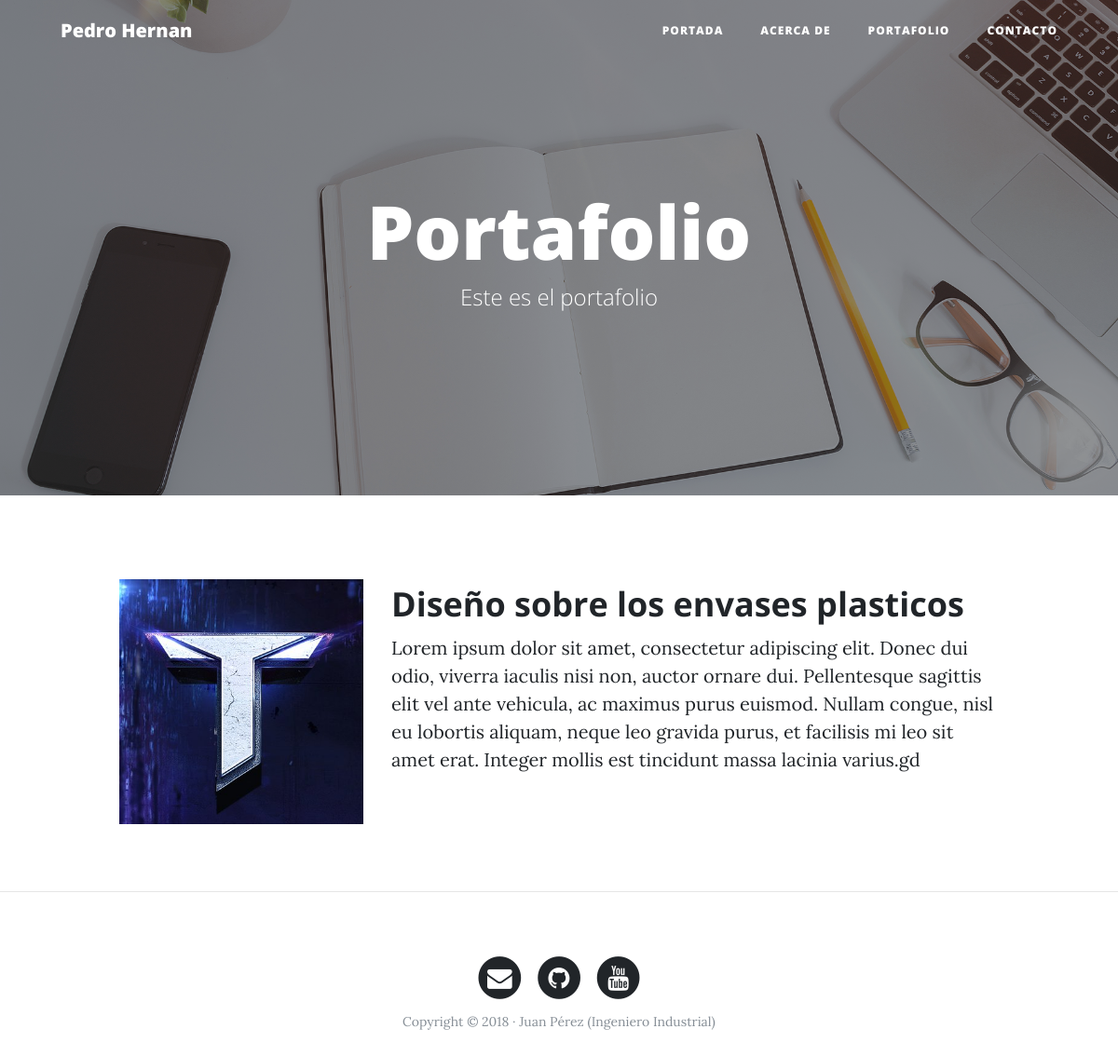
/portfolio/, run on an earlier commit of the app's database.
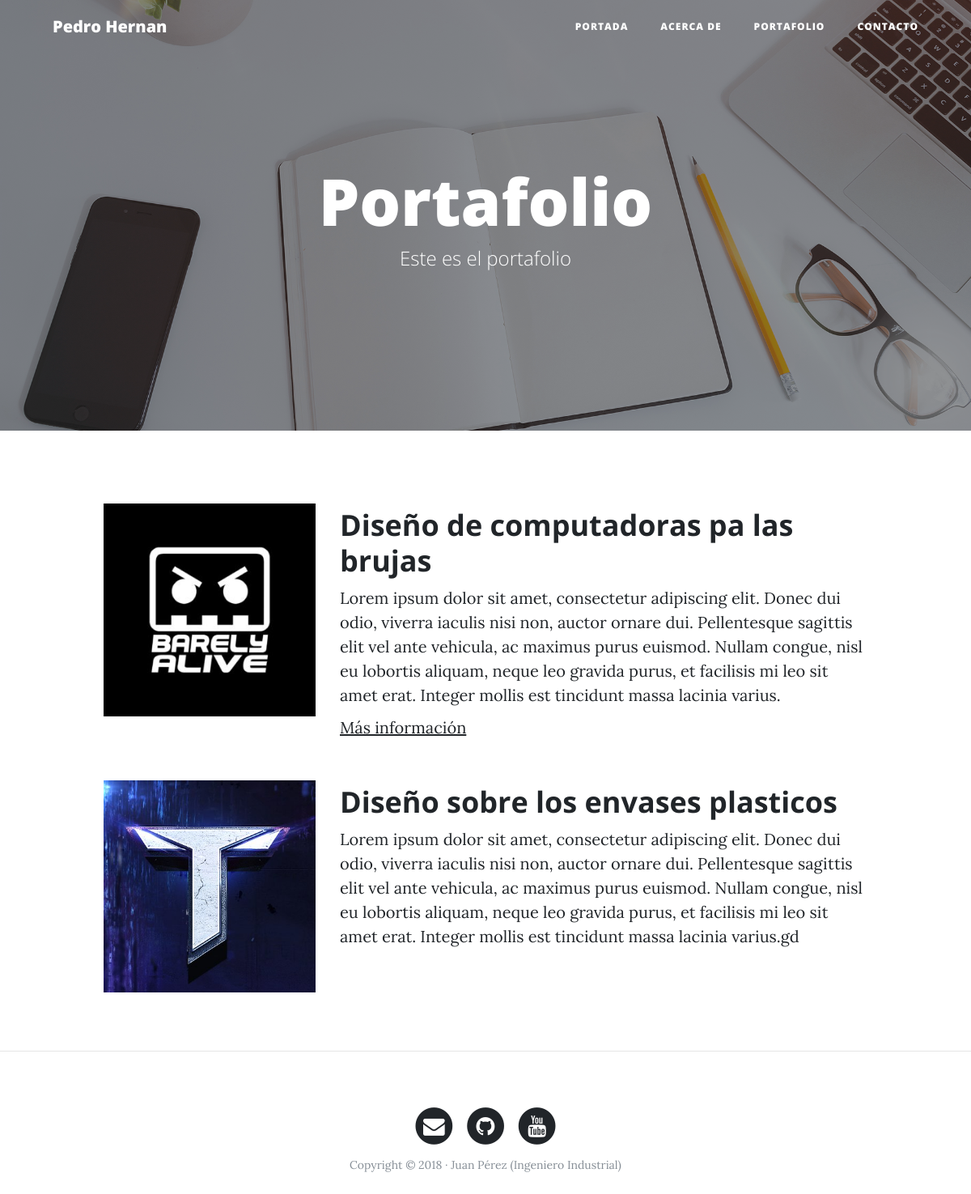
And on a later commit of the database.
### portfolio/models.py (models this page shows, shortened)
class Project(models.Model):
    title = models.CharField(max_length=200, verbose_name="Titulo")
    description = models.TextField(verbose_name="Descripcion")
    image = models.ImageField(verbose_name="Imagen", upload_to="projects")
    link = models.URLField(verbose_name="Direccion Web", null=True, blank=True)
    created = models.DateTimeField(auto_now_add=True, verbose_name="Fecha de creacion")
    updated = models.DateTimeField(auto_now=True, verbose_name="Fecha de edicion")
    class Meta:
        verbose_name = "proyecto"
        verbose_name_plural = "proyectos"
        ordering = ["-created"]

### portfolio/views.py (the view)
# urls.py: path('portfolio/', portfolio_views.portfolio, name="portfolio"),
def portfolio(request):
    projects = Project.objects.all()
    return render(request, "portfolio/portfolio.html", {'projects':projects})

### portfolio/templates/portfolio/portfolio.html (shortened to what this page needs)
{% extends 'core/base.html' %}
{% block background %}{% load static %}{%static 'core/img/portfolio-bg.jpg' %}{% endblock %}
{% block headers %}
<h1>Portafolio</h1>
<span class="subheading">Este es el portafolio</span>
{% endblock %}
{% block content %}
	{% for project in projects %}
	      <div class="row project">
	      	<div class="col-lg-3 col-md-4 offset-lg-1">
			      <img class="img-fluid" src="{{project.image.url}}" alt="">
	      	</div>
	        <div class="col-lg-7 col-md-8">
	      		<h2 class="section-heading title">{{project.title}}</h2>
	          <p>{{project.description}}</p>
			  {% if project.link %}
	          	<p><a href="{{project.link}}">Más información</a></p>
			  {% endif %}
	      	</div>
		</div>
	{% endfor %}
{% endblock %}

### core/templates/core/base.html (shortened to what this page needs)
<!DOCTYPE html>
<html lang="es">
  <head>
    {% load static %}
    <link href="{%static 'core/vendor/bootstrap/css/bootstrap.min.css' %}" rel="stylesheet">
    <link href="{%static 'core/vendor/font-awesome/css/font-awesome.min.css' %}" rel="stylesheet" type="text/css">
    <link href="{%static 'core/css/clean-blog.min.css' %}" rel="stylesheet">
  </head>
  <body>
    <nav class="navbar navbar-expand-lg navbar-light fixed-top" id="mainNav">
      <div class="container">
        <a class="navbar-brand" href="{% url 'home' %}">Pedro Hernan</a>
        <div class="collapse navbar-collapse" id="navbarResponsive">
          <ul class="navbar-nav ml-auto">
            <li class="nav-item">
              <a class="nav-link" href="{% url 'home' %}">Portada</a>
            </li>
            <li class="nav-item">
              <a class="nav-link" href="{% url 'about' %}">Acerca de</a>
            </li>
            <li class="nav-item">
              <a class="nav-link" href="{% url 'portfolio' %}">Portafolio</a>
            </li>
            <li class="nav-item">
              <a class="nav-link" href="{% url 'contact' %}">Contacto</a>
            </li>
          </ul>
        </div>
      </div>
    </nav>
    <header class="masthead" style="background-image: url('{% block background %}{% endblock %}')">
      <div class="overlay"></div>
      <div class="container">
        <div class="row">
          <div class="col-lg-8 col-md-10 mx-auto">
            <div class="site-heading">
                {% block headers %}{% endblock %}
            </div>
          </div>
        </div>
      </div>
    </header>
    <div class="container">
      <div class="row">
        {% block content %}{% endblock %}
      </div>
    </div>
    {% if request.path != "/" %}<hr>{% endif %}
    <footer>
      <div class="container">
        <div class="row">
          <div class="col-lg-8 col-md-10 mx-auto">
            <ul class="list-inline text-center">
              <li class="list-inline-item">
                <a href="#">
                  <span class="fa-stack fa-lg">
                    <i class="fa fa-circle fa-stack-2x"></i>
                    <i class="fa fa-envelope fa-stack-1x fa-inverse"></i>
                  </span>
                </a>
              </li>
              <li class="list-inline-item">
                <a href="#">
                  <span class="fa-stack fa-lg">
                    <i class="fa fa-circle fa-stack-2x"></i>
                    <i class="fa fa-github fa-stack-1x fa-inverse"></i>
                  </span>
                </a>
              </li>
              <li class="list-inline-item">
                <a href="#">
                  <span class="fa-stack fa-lg">
                    <i class="fa fa-circle fa-stack-2x"></i>
                    <i class="fa fa-youtube fa-stack-1x fa-inverse"></i>
                  </span>
                </a>
              </li>
            </ul>
            <p class="copyright text-muted">Copyright &copy; 2018 · Juan Pérez (Ingeniero Industrial) </p>
          </div>
        </div>
      </div>
    </footer>
  </body>
</html>

What changed in the data, as far as the page shows it:
added Project: image (picture), title "Diseño de computadoras pa las brujas", description "Lorem ipsum dolor sit amet, consectetur adipiscing elit. Donec dui odio, viverra iaculis nisi non, auctor ornare dui. Pellentesque sagittis elit vel ante vehicula, ac maximus purus euismod. Nullam congue, nisl eu lobortis aliquam, neque leo gravida purus, et facilisis mi leo sit amet erat. Integer mollis est tincidunt massa lacinia varius."
